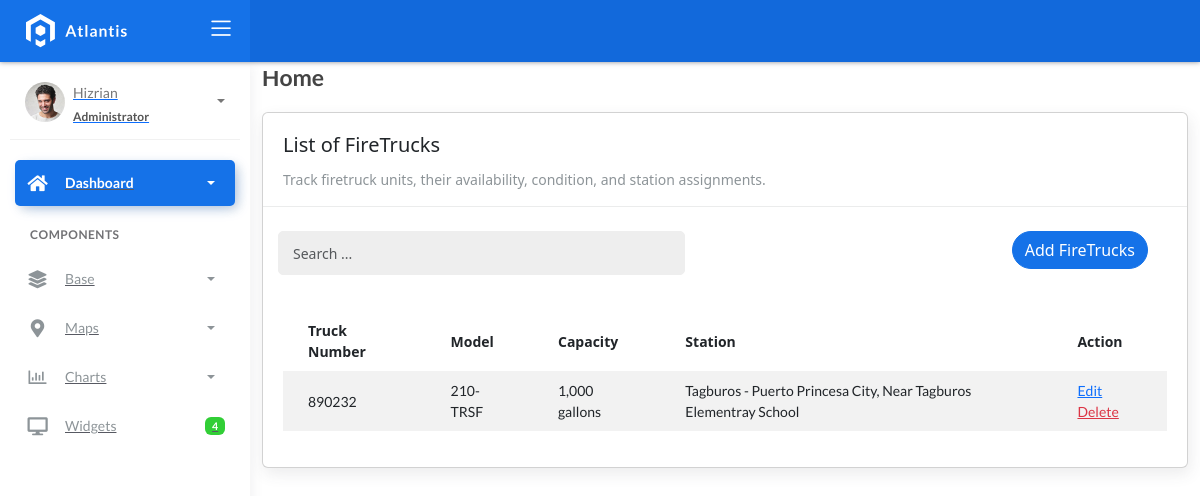
/firetrucks/, run on an earlier commit of the app's database.
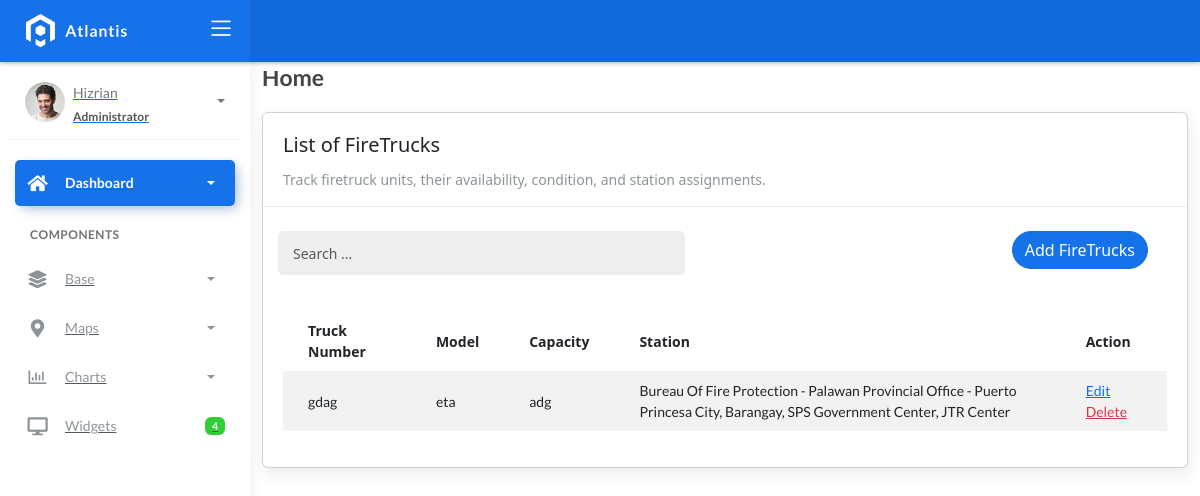
And on a later commit of the database.
### fire/models.py (models this page shows)
class BaseModel(models.Model):
    created_at = models.DateTimeField(auto_now_add=True, db_index=True)
    updated_at = models.DateTimeField(auto_now=True)
    class Meta:
        abstract = True

class FireTruck(BaseModel):
    truck_number = models.CharField(max_length=150)
    model = models.CharField(max_length=150)
    capacity = models.CharField(max_length=150)  # water
    station = models.ForeignKey(FireStation, on_delete=models.CASCADE)

class FireStation(BaseModel):
    name = models.CharField(max_length=150)
    latitude = models.DecimalField(
        max_digits=22, decimal_places=16, null=True, blank=True)
    longitude = models.DecimalField(
        max_digits=22, decimal_places=16, null=True, blank=True)
    address = models.CharField(max_length=150)
    city = models.CharField(max_length=150)  # can be in separate table
    country = models.CharField(max_length=150)  # can be in separate table
    def __str__(self):
        return f"{self.name} - {self.city}, {self.address}"

### fire/views.py (the view)
# urls.py: path('firetrucks/', FireTruckListView.as_view(), name='firetruck_list'),
class FireTruckListView(ListView):
    model = FireTruck
    template_name = 'firetruck_list.html'
    context_object_name = 'firetrucks'
    paginate_by = 3
    def get_queryset(self):
        query = self.request.GET.get("q")
        if query:
            return FireTruck.objects.filter(
                Q(truck_number__icontains=query) |
                Q(model__icontains=query) |
                Q(station__name__icontains=query)
            ).select_related('station')
        return FireTruck.objects.all().select_related('station')

### templates/firetruck_list.html (shortened to what this page needs)
{% extends 'base.html' %}
{% load static %}
{% block content %}
<div class="content">
    <div class="container-fluid">
        <h4 class="page-title">Home</h4>
        <div class="row">
            <div class="col-md-12">
                <div class="card">
                    <div class="card-header">
                        <div class="card-title">List of FireTrucks </div>
                        <div class="card-category">Track firetruck units, their availability, condition, and station assignments.</div>
                    </div>
                    <br />
                    <div class="col-md-12 row">
                        <div class="col-md-6">
                            <form class="navbar-left navbar-form nav-search mr-md-3" action="">
                                <div class="input-group">
                                    <input type="text" name="q" placeholder="Search ..." class="form-control" value="{{ request.GET.q }}"/>
                                    <div class="input-group-append">
                                        <span class="input-group-text">
                                        </span>
                                    </div>
                                </div>
                            </form>
                        </div>
                        <div class="col-md-6">
                            <div class="pull-right">
                                <a href="{% url 'firetruck_add' %}" class="btn btn-primary btn-rounded ">Add FireTrucks</a>
                            </div>
                        </div>
                    </div>
                    <div class="card-body">
                        <table class="table table-striped mt-3">
                            <thead>
                                <tr>
                                    <th scope="col">Truck Number</th>
                                    <th scope="col">Model</th>
                                    <th scope="col">Capacity </th>
                                    <th scope="col">Station</th>
                                    <th scope="col">Action</th>
                                </tr>
                            </thead>
                            <tbody>
                                {% for object in object_list %}
                                <tr>
                                    <td>{{ object.truck_number }}</td>
                                    <td>{{ object.model }}</td>
                                    <td>{{ object.capacity }}</td>
                                    <td>{{ object.station }}</td>
                                    <td>
                                        <a href="{% url 'firetruck_update' object.id %}">Edit</a>
                                        <a href="{% url 'firetruck_delete' object.id %}" class="text-danger">Delete</a>
                                    </td>
                                </tr>
                                {% empty %}
                                <tr>
                                    <td colspan="4" style="text-align: center;">
                                        <p class="text-sm font-weight-bold mb-0">No Records Found</p>
                                    </td>
                                </tr>
                                {% endfor %}
                            </tbody>
                        </table>
                    </div>
                </div>
            </div>
        </div>
    </div>
</div>
{% endblock %}

What changed in the data, as far as the page shows it:
removed FireTruck: truck_number "890232", model "210-TRSF", capacity "1,000 gallons", station "Tagburos - Puerto Princesa City, Near Tagburos Elementray School"
added FireTruck: truck_number "gdag", model "eta", capacity "adg", station "Bureau Of Fire Protection - Palawan Provincial Office - Puerto Princesa City, Barangay, SPS Government Center, JTR Center"
